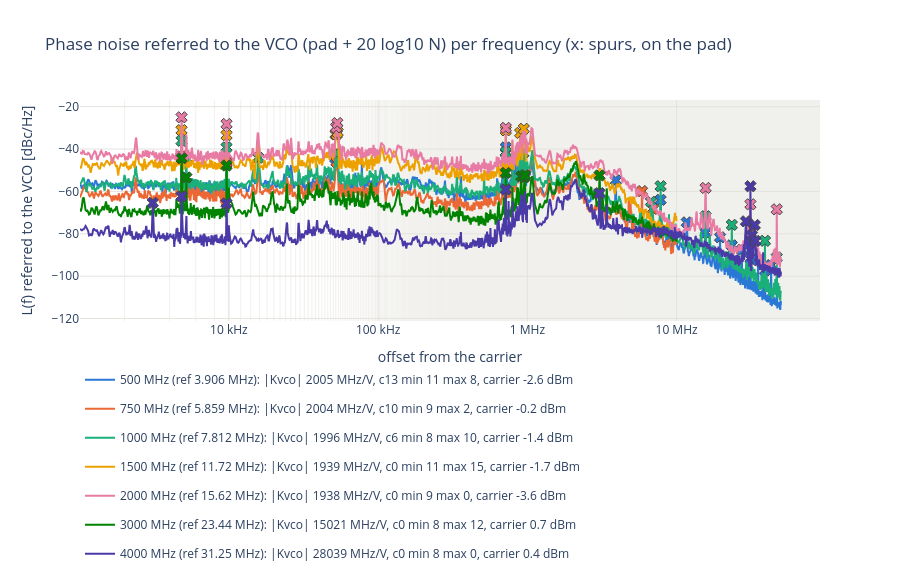

The code cell stored with this chart in its notebook:
### Code cell
# Phase noise referred to the VCO per frequency: full curve (line), detected spurs (x, hover: power on the pad).
fig = go.Figure()
for r in ok.itertuples():
    n_db = 20 * np.log10(r.total_div)
    lt, sp = trace_of(r.f_vco, "L_trace"), trace_of(r.f_vco, "spur")
    if lt.empty:
        continue
    fig.add_scatter(x=lt["freq"], y=lt["level_dbm"] + n_db, mode="lines", line=dict(color=COLORS[r.f_vco], width=2),
                    name=NAMES[r.f_vco], legendgroup=NAMES[r.f_vco],
                    hovertemplate="%{x:.3s}Hz: %{y:.1f} dBc/Hz<extra></extra>")
    if not sp.empty:
        fig.add_scatter(x=sp["freq"], y=np.interp(sp["freq"], lt["freq"], lt["level_dbm"]) + n_db, mode="markers",
                        marker=dict(symbol="x", size=10, color=COLORS[r.f_vco], line=dict(width=1)), showlegend=False,
                        legendgroup=NAMES[r.f_vco], customdata=np.c_[sp["level_dbm"], sp["freq"] / r.f_ref],
                        hovertemplate=("spur at %{x:.4s}Hz = %{customdata[1]:.2f} x ref: %{customdata[0]:.1f} dBc on "
                                       "the pad<extra></extra>"))
fig.update_layout(title="Phase noise referred to the VCO (pad + 20 log10 N) per frequency (x: spurs, on the pad)", template="plotly_white",
                  height=580, legend=dict(orientation="h", y=-0.2), hoverlabel=dict(namelength=-1))
fig.update_xaxes(title="offset from the carrier", gridcolor=GRID, **OFFSET_AXIS)
fig.update_yaxes(title="L(f) referred to the VCO [dBc/Hz]", gridcolor=GRID)
save(fig, "phase_noise")

### Figure 1 — Plotly figure (JSON) as saved in the notebook; plotly's stock layout.template omitted (floating-point values rounded to 4 significant figures; data arrays with more than 128 entries replaced by an {"elided": "..."} marker saying what was removed)
{"data": [{"hovertemplate": "%{x:.3s}Hz: %{y:.1f} dBc/Hz<extra></extra>", "legendgroup": "500 MHz (ref 3.906 MHz): |Kvco| 2005 MHz/V, c13 min 11 max 8, carrier -2.6 dBm", "line": {"color": "#2a78d6", "width": 2}, "mode": "lines", "name": "500 MHz (ref 3.906 MHz): |Kvco| 2005 MHz/V, c13 min 11 max 8, carrier -2.6 dBm", "type": "scatter", "x": {"elided": "3201 float values"}, "y": {"elided": "3201 float values"}}, {"customdata": [[-39.75, 0.001233], [-42.94, 0.002469], [-30.28, 0.01321], [-22.75, 0.01356], [-15.52, 0.1836], [-17.59, 0.2408], [-21.33, 1.002], [-30.78, 2.001], [-36.08, 2.995], [-41.08, 4.006], [-43.13, 5.005], [-46.94, 6.003], [-49.13, 7.002], [-53.39, 8.0], [-54.03, 8.998], [-58.92, 10.01], [-56.28, 11.01]], "hovertemplate": "spur at %{x:.4s}Hz = %{customdata[1]:.2f} x ref: %{customdata[0]:.1f} dBc on the pad<extra></extra>", "legendgroup": "500 MHz (ref 3.906 MHz): |Kvco| 2005 MHz/V, c13 min 11 max 8, carrier -2.6 dBm", "marker": {"color": "#2a78d6", "line": {"width": 1}, "size": 10, "symbol": "x"}, "mode": "markers", "showlegend": false, "type": "scatter", "x": [4815.0, 9645.0, 51600.0, 52950.0, 717000.0, 940500.0, 3915000.0, 7815000.0, 11700000.0, 15650000.0, 19550000.0, 23450000.0, 27350000.0, 31250000.0, 35150000.0, 39100000.0, 43000000.0], "y": [-43.84, -46.1, -44.34, -41.61, -39.26, -41.86, -54.77, -63.98, -74.61, -79.44, -81.65, -85.44, -87.6, -91.66, -92.46, -97.36, -94.75]}, {"hovertemplate": "%{x:.3s}Hz: %{y:.1f} dBc/Hz<extra></extra>", "legendgroup": "750 MHz (ref 5.859 MHz): |Kvco| 2004 MHz/V, c10 min 9 max 2, carrier -0.2 dBm", "line": {"color": "#eb6834", "width": 2}, "mode": "lines", "name": "750 MHz (ref 5.859 MHz): |Kvco| 2004 MHz/V, c10 min 9 max 2, carrier -0.2 dBm", "type": "scatter", "x": {"elided": "2400 float values"}, "y": {"elided": "2400 float values"}}, {"customdata": [[-45.2, 0.0008218], [-48.94, 0.001646], [-33.83, 0.008986], [-26.75, 0.1224], [-32.8, 1.001], [-40.77, 1.185]], "hovertemplate": "spur at %{x:.4s}Hz = %{customdata[1]:.2f} x ref: %{customdata[0]:.1f} dBc on the pad<extra></extra>", "legendgroup": "750 MHz (ref 5.859 MHz): |Kvco| 2004 MHz/V, c10 min 9 max 2, carrier -0.2 dBm", "marker": {"color": "#eb6834", "line": {"width": 1}, "size": 10, "symbol": "x"}, "mode": "markers", "showlegend": false, "type": "scatter", "x": [4815.0, 9645.0, 52650.0, 717000.0, 5865000.0, 6945000.0], "y": [-43.46, -46.59, -46.13, -44.52, -59.85, -68.26]}, {"hovertemplate": "%{x:.3s}Hz: %{y:.1f} dBc/Hz<extra></extra>", "legendgroup": "1000 MHz (ref 7.812 MHz): |Kvco| 1996 MHz/V, c6 min 8 max 10, carrier -1.4 dBm", "line": {"color": "#1baf7a", "width": 2}, "mode": "lines", "name": "1000 MHz (ref 7.812 MHz): |Kvco| 1996 MHz/V, c6 min 8 max 10, carrier -1.4 dBm", "type": "scatter", "x": {"elided": "3201 float values"}, "y": {"elided": "3201 float values"}}, {"customdata": [[-37.82, 0.0006163], [-47.3, 0.0006643], [-40.6, 0.001235], [-37.31, 0.002016], [-32.9, 0.00672], [-23.97, 0.09178], [-37.38, 0.8621], [-30.21, 1.0], [-39.04, 2.003], [-42.84, 3.002], [-49.07, 4.0], [-50.53, 5.005], [-58.73, 6.003]], "hovertemplate": "spur at %{x:.4s}Hz = %{customdata[1]:.2f} x ref: %{customdata[0]:.1f} dBc on the pad<extra></extra>", "legendgroup": "1000 MHz (ref 7.812 MHz): |Kvco| 1996 MHz/V, c6 min 8 max 10, carrier -1.4 dBm", "marker": {"color": "#1baf7a", "line": {"width": 1}, "size": 10, "symbol": "x"}, "mode": "markers", "showlegend": false, "type": "scatter", "x": [4815.0, 5190.0, 9645.0, 15750.0, 52500.0, 717000.0, 6735000.0, 7815000.0, 15650000.0, 23450000.0, 31250000.0, 39100000.0, 46900000.0], "y": [-36.12, -44.45, -39.24, -44.13, -41.95, -41.44, -64.87, -57.54, -71.71, -75.78, -82.18, -83.3, -91.17]}, {"hovertemplate": "%{x:.3s}Hz: %{y:.1f} dBc/Hz<extra></extra>", "legendgroup": "1500 MHz (ref 11.72 MHz): |Kvco| 1939 MHz/V, c0 min 11 max 15, carrier -1.7 dBm", "line": {"color": "#eda100", "width": 2}, "mode": "lines", "name": "1500 MHz (ref 11.72 MHz): |Kvco| 1939 MHz/V, c0 min 11 max 15, carrier -1.7 dBm", "type": "scatter", "x": {"elided": "2400 float values"}, "y": {"elided": "2400 float values"}}, {"customdata": [[-38.99, 0.0004109], [-41.59, 0.000823], [-29.89, 0.004416], [-31.51, 0.004506], [-28.71, 0.00457], [-19.46, 0.06118], [-20.66, 0.07642], [-15.97, 0.08077]], "hovertemplate": "spur at %{x:.4s}Hz = %{customdata[1]:.2f} x ref: %{customdata[0]:.1f} dBc on the pad<extra></extra>", "legendgroup": "1500 MHz (ref 11.72 MHz): |Kvco| 1939 MHz/V, c0 min 11 max 15, carrier -1.7 dBm", "marker": {"color": "#eda100", "line": {"width": 1}, "size": 10, "symbol": "x"}, "mode": "markers", "showlegend": false, "type": "scatter", "x": [4815.0, 9645.0, 51750.0, 52800.0, 53550.0, 717000.0, 895500.0, 946500.0], "y": [-31.07, -33.47, -33.01, -33.03, -32.08, -31.18, -32.4, -30.45]}, {"hovertemplate": "%{x:.3s}Hz: %{y:.1f} dBc/Hz<extra></extra>", "legendgroup": "2000 MHz (ref 15.62 MHz): |Kvco| 1938 MHz/V, c0 min 9 max 0, carrier -3.6 dBm", "line": {"color": "#e87ba4", "width": 2}, "mode": "lines", "name": "2000 MHz (ref 15.62 MHz): |Kvco| 1938 MHz/V, c0 min 9 max 0, carrier -3.6 dBm", "type": "scatter", "x": {"elided": "3201 float values"}, "y": {"elided": "3201 float values"}}, {"customdata": [[-32.87, 0.0003082], [-36.27, 0.0006173], [-25.44, 0.00335], [-23.8, 0.003408], [-18.87, 0.04589], [-31.46, 1.002], [-39.2, 2.0], [-41.95, 3.002]], "hovertemplate": "spur at %{x:.4s}Hz = %{customdata[1]:.2f} x ref: %{customdata[0]:.1f} dBc on the pad<extra></extra>", "legendgroup": "2000 MHz (ref 15.62 MHz): |Kvco| 1938 MHz/V, c0 min 9 max 0, carrier -3.6 dBm", "marker": {"color": "#e87ba4", "line": {"width": 1}, "size": 10, "symbol": "x"}, "mode": "markers", "showlegend": false, "type": "scatter", "x": [4815.0, 9645.0, 52350.0, 53250.0, 717000.0, 15650000.0, 31250000.0, 46900000.0], "y": [-25.03, -28.19, -29.75, -27.73, -30.02, -58.37, -66.08, -68.45]}, {"hovertemplate": "%{x:.3s}Hz: %{y:.1f} dBc/Hz<extra></extra>", "legendgroup": "3000 MHz (ref 23.44 MHz): |Kvco| 15021 MHz/V, c0 min 8 max 12, carrier 0.7 dBm", "line": {"color": "#008300", "width": 2}, "mode": "lines", "name": "3000 MHz (ref 23.44 MHz): |Kvco| 15021 MHz/V, c0 min 8 max 12, carrier 0.7 dBm", "type": "scatter", "x": {"elided": "2400 float values"}, "y": {"elided": "2400 float values"}}, {"customdata": [[-58.01, 0.0002061], [-67.38, 0.0002214], [-61.01, 0.0004115], [-45.63, 0.03059], [-46.22, 0.03885], [-47.4, 0.04083], [-44.62, 0.04115], [-37.32, 0.1299]], "hovertemplate": "spur at %{x:.4s}Hz = %{customdata[1]:.2f} x ref: %{customdata[0]:.1f} dBc on the pad<extra></extra>", "legendgroup": "3000 MHz (ref 23.44 MHz): |Kvco| 15021 MHz/V, c0 min 8 max 12, carrier 0.7 dBm", "marker": {"color": "#008300", "line": {"width": 1}, "size": 10, "symbol": "x"}, "mode": "markers", "showlegend": false, "type": "scatter", "x": [4830.0, 5190.0, 9645.0, 717000.0, 910500.0, 957000.0, 964500.0, 3045000.0], "y": [-44.38, -53.4, -47.79, -51.26, -52.87, -53.32, -52.3, -52.45]}, {"hovertemplate": "%{x:.3s}Hz: %{y:.1f} dBc/Hz<extra></extra>", "legendgroup": "4000 MHz (ref 31.25 MHz): |Kvco| 28039 MHz/V, c0 min 8 max 0, carrier 0.4 dBm", "line": {"color": "#4a3aa7", "width": 2}, "mode": "lines", "name": "4000 MHz (ref 31.25 MHz): |Kvco| 28039 MHz/V, c0 min 8 max 0, carrier 0.4 dBm", "type": "scatter", "x": {"elided": "3201 float values"}, "y": {"elided": "3201 float values"}}, {"customdata": [[-80.03, 9.888e-05], [-76.1, 0.0001541], [-79.32, 0.0003082], [-53.39, 0.02294], [-45.76, 0.09744], [-49.84, 0.9328], [-36.97, 1.0], [-60.41, 1.024], [-51.41, 1.069], [-62.05, 1.078]], "hovertemplate": "spur at %{x:.4s}Hz = %{customdata[1]:.2f} x ref: %{customdata[0]:.1f} dBc on the pad<extra></extra>", "legendgroup": "4000 MHz (ref 31.25 MHz): |Kvco| 28039 MHz/V, c0 min 8 max 0, carrier 0.4 dBm", "marker": {"color": "#4a3aa7", "line": {"width": 1}, "size": 10, "symbol": "x"}, "mode": "markers", "showlegend": false, "type": "scatter", "x": [3090.0, 4815.0, 9630.0, 717000.0, 3045000.0, 29150000.0, 31250000.0, 32000000.0, 33400000.0, 33700000.0], "y": [-65.39, -62.32, -65.64, -59.1, -60.83, -74.1, -57.57, -80.71, -75.86, -83.38]}], "layout": {"height": 580, "hoverlabel": {"namelength": -1}, "legend": {"orientation": "h", "y": -0.2}, "title": {"text": "Phase noise referred to the VCO (pad + 20 log10 N) per frequency (x: spurs, on the pad)"}, "xaxis": {"gridcolor": "#e4e3df", "minor": {"gridcolor": "#f1f0ed", "showgrid": true}, "ticktext": ["1 kHz", "10 kHz", "100 kHz", "1 MHz", "10 MHz", "100 MHz"], "tickvals": [1000, 10000, 100000, 1000000, 10000000, 100000000], "title": {"text": "offset from the carrier"}, "type": "log"}, "yaxis": {"gridcolor": "#e4e3df", "title": {"text": "L(f) referred to the VCO [dBc/Hz]"}}}}
